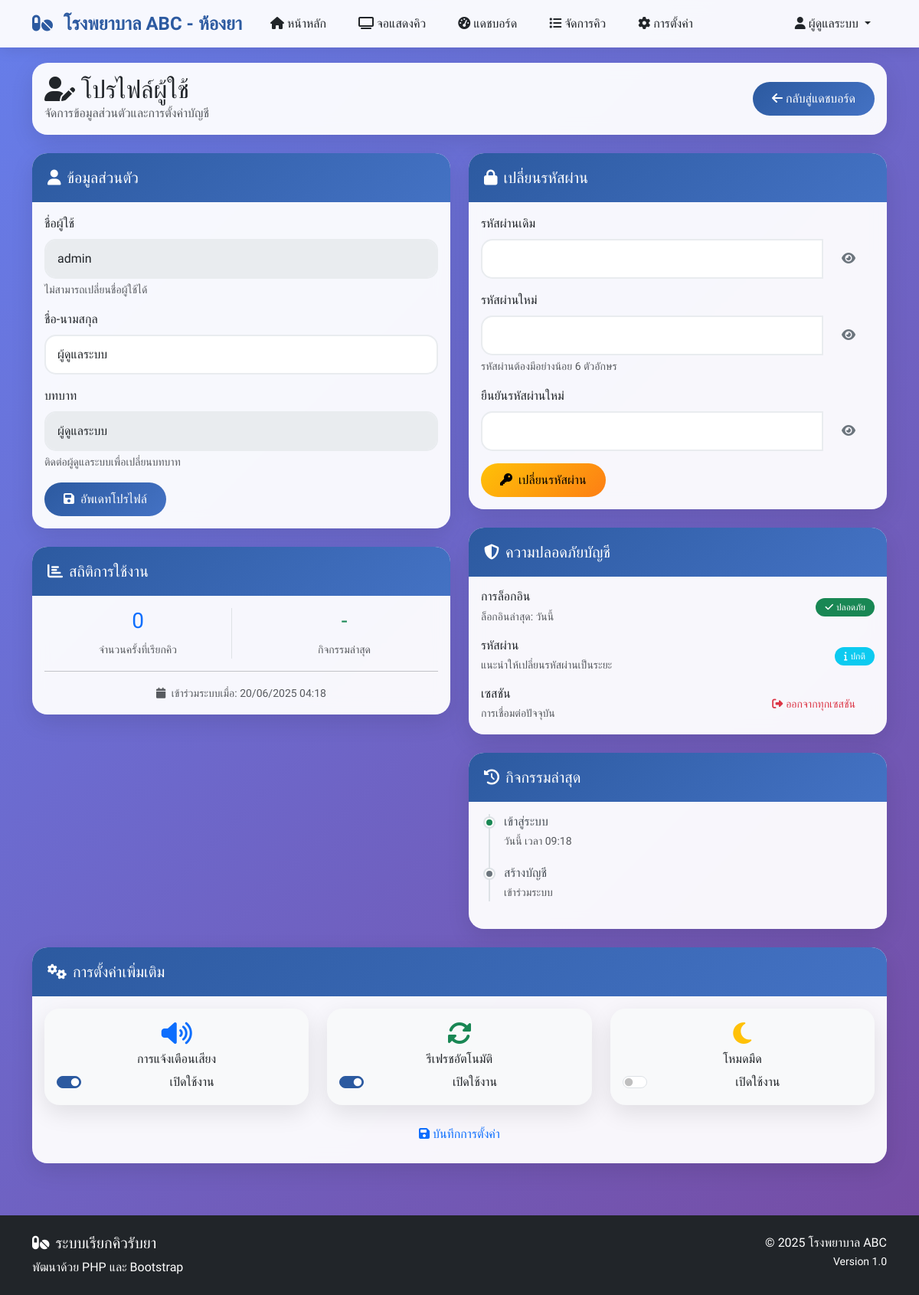
Screenshot of /admin/profile.php (signed in) with the database file from the repository.
### tables this page shows
CREATE TABLE IF NOT EXISTS system_settings (
    id INT AUTO_INCREMENT PRIMARY KEY,
    setting_key VARCHAR(100) UNIQUE NOT NULL,
    setting_value TEXT,
    created_at TIMESTAMP DEFAULT CURRENT_TIMESTAMP,
    updated_at TIMESTAMP DEFAULT CURRENT_TIMESTAMP ON UPDATE CURRENT_TIMESTAMP
);

CREATE TABLE IF NOT EXISTS users (
    id INT AUTO_INCREMENT PRIMARY KEY,
    username VARCHAR(50) UNIQUE NOT NULL,
    password VARCHAR(255) NOT NULL,
    full_name VARCHAR(100) NOT NULL,
    role ENUM('admin', 'pharmacist', 'staff') DEFAULT 'staff',
    status ENUM('active', 'inactive') DEFAULT 'active',
    created_at TIMESTAMP DEFAULT CURRENT_TIMESTAMP,
    last_login TIMESTAMP NULL
);

### admin/profile.php (the view, shortened to what the rows shown need)
<?php
require_once '../config/database.php';
require_once '../includes/auth.php';
require_once '../includes/queue_manager.php';
$auth->requireLogin();
$queue_manager = new QueueManager();
include '../includes/header.php';
?>
<div class="row mb-4">
    <div class="col-12">
        <div class="card">
            <div class="card-body">
                <div class="row align-items-center">
                    <div class="col-md-6">
                        <h2 class="mb-0">
                            <i class="fas fa-user-edit me-2"></i>โปรไฟล์ผู้ใช้
                        </h2>
                    </div>
                </div>
            </div>
        </div>
    </div>
</div>
<div class="row">
    <div class="col-md-6">
        <div class="card">
            <div class="card-body">
                <form method="POST" class="needs-validation" novalidate>
                    <div class="mb-3">
                        <label for="username" class="form-label">ชื่อผู้ใช้</label>
                        <input type="text" class="form-control" id="username"
                               value="<?php echo htmlspecialchars($user['username']); ?>" disabled>
                        <div class="form-text">ไม่สามารถเปลี่ยนชื่อผู้ใช้ได้</div>
                    </div>
                    <div class="mb-3">
                        <label for="full_name" class="form-label">ชื่อ-นามสกุล</label>
                        <input type="text" class="form-control" id="full_name" name="full_name"
                               value="<?php echo htmlspecialchars($user['full_name']); ?>" required>
                    </div>
                    <div class="mb-3">
                        <label for="role" class="form-label">บทบาท</label>
                        <input type="text" class="form-control" id="role"
                               value="<?php
                                   echo $user['role'] === 'admin' ? 'ผู้ดูแลระบบ' :
                                       ($user['role'] === 'pharmacist' ? 'เภสัชกร' : 'เจ้าหน้าที่');
                               ?>" disabled>
                        <div class="form-text">ติดต่อผู้ดูแลระบบเพื่อเปลี่ยนบทบาท</div>
                    </div>
                </form>
            </div>
        </div>
        <div class="card mt-4">
            <div class="card-body">
                <div class="row text-center">
                    <div class="col-12">
                        <small class="text-muted">
                            <i class="fas fa-calendar me-1"></i>
                            เข้าร่วมระบบเมื่อ:
                            <?php echo date('d/m/Y H:i', strtotime($user['created_at'] ?? 'now')); ?>
                        </small>
                    </div>
                </div>
            </div>
        </div>
    </div>
</div>
<?php
include '../includes/footer.php';
?>

### includes/header.php (shortened to what the rows shown need)
<!DOCTYPE html>
<html lang="th">
<head>
    <link href="https://cdn.jsdelivr.net/npm/bootstrap@5.3.0/dist/css/bootstrap.min.css" rel="stylesheet">
    <link rel="stylesheet" href="https://cdnjs.cloudflare.com/ajax/libs/font-awesome/6.4.0/css/all.min.css">
    <?php
    $css_url = '';
    if (function_exists('url')) {
        $css_url = url('assets/css/style.css');
    } else {
        $css_url = 'assets/css/style.css';
    }
    ?>
    <link rel="stylesheet" href="<?php echo $css_url; ?>">
</head>
<body>
    <nav class="navbar navbar-expand-lg sticky-top">
        <div class="container">
            <?php
            $brand_url = '';
            if (function_exists('url')) {
                $brand_url = url('index.php');
            } else {
                $brand_url = 'index.php';
            }
            ?>
            <a class="navbar-brand" href="<?php echo $brand_url; ?>">
                <i class="fas fa-pills me-2"></i>
                <?php echo isset($queue_manager) ? $queue_manager->getSetting('hospital_name', 'โรงพยาบาล ABC') : 'โรงพยาบาล ABC'; ?> -
                <?php echo isset($queue_manager) ? $queue_manager->getSetting('pharmacy_name', 'ห้องยา') : 'ห้องยา'; ?>
            </a>
            <div class="collapse navbar-collapse" id="navbarNav">
                <ul class="navbar-nav me-auto">
                </ul>
                <ul class="navbar-nav">
                    <?php if (isset($auth) && $auth->isLoggedIn()): ?>
                        <?php $user = $auth->getCurrentUser(); ?>
                        <li class="nav-item dropdown">
                            <a class="nav-link dropdown-toggle" href="#" role="button" data-bs-toggle="dropdown">
                                <i class="fas fa-user me-1"></i><?php echo htmlspecialchars($user['full_name']); ?>
                            </a>
                        </li>
                    <?php endif; ?>
                </ul>
            </div>
        </div>
    </nav>
    <div class="main-content">
        <div class="container">

### includes/footer.php (shortened to what the rows shown need)
</div>
    </div>
    <footer class="bg-dark text-white py-4 mt-5">
        <div class="container">
            <div class="row">
                <div class="col-md-6 text-md-end">
                    <p class="mb-0">© <?php echo date('Y'); ?> <?php echo isset($queue_manager) ? $queue_manager->getSetting('hospital_name', 'โรงพยาบาล') : 'โรงพยาบาล'; ?></p>
                    <small class="text-mb-0">Version 1.0</small>
                </div>
            </div>
        </div>
    </footer>
</body>
</html>

### rows the page displays
system_settings: setting_value "โรงพยาบาล ABC"
system_settings: setting_value "ห้องยา"
users: full_name "ผู้ดูแลระบบ", username "admin", role "ผู้ดูแลระบบ", created_at "20/06/2025 04:18"

### other values shown
$user_stats['total_calls'] "0"
